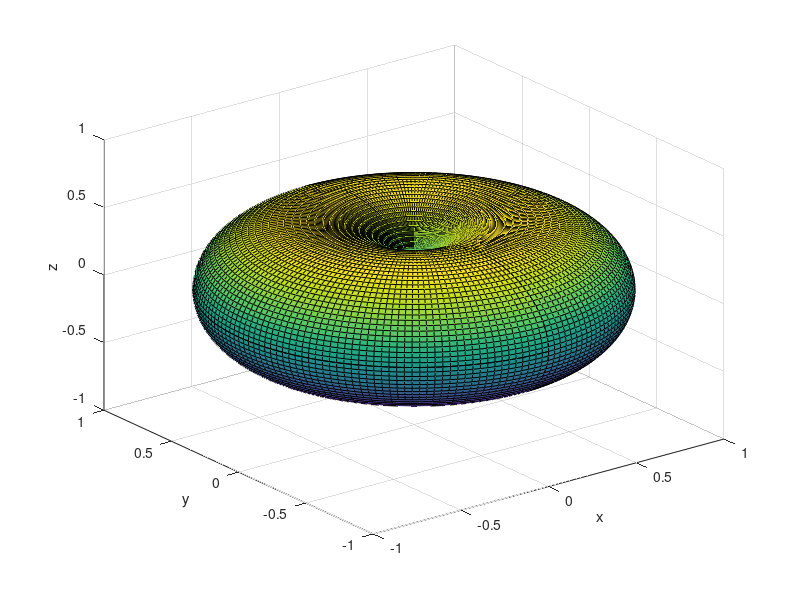

MATLAB code for this plot:
clear all;
clc;
close all;

f0 = 10e9;
c = 3*10e8;
lambda = c/f0;

alpha = deg2rad(-180:2:180);
beta = deg2rad(-90:2:90);

[alpha_m, beta_m] = meshgrid(alpha, beta);

F = abs(cos(alpha_m) .* 1);%ones(length(beta), 1) * (1 + cos(alpha - pi/2)).^2; 
[x, y, z] = sph2cart(beta_m, alpha_m, F);


figure(1);
surf(x,y,z);
xlabel('x'); 
ylabel('y'); 
zlabel('z');
minc = min([min(min(x)) min(min(y)) min(min(z))]);
maxc = max([max(max(x)) max(max(y)) max(max(z))]);
xlim([minc maxc]);
ylim([minc maxc]);
zlim([minc maxc]);
